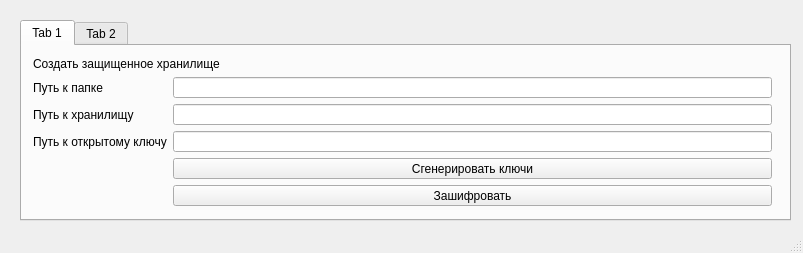
<?xml version="1.0" encoding="UTF-8"?>
<ui version="4.0">
 <class>SecureDiskClass</class>
 <widget class="QMainWindow" name="SecureDiskClass">
  <property name="geometry">
   <rect>
    <x>0</x>
    <y>0</y>
    <width>803</width>
    <height>253</height>
   </rect>
  </property>
  <property name="windowTitle">
   <string>MainWindow</string>
  </property>
  <widget class="QWidget" name="centralWidget">
   <widget class="QTabWidget" name="encryptTabWidget">
    <property name="geometry">
     <rect>
      <x>20</x>
      <y>20</y>
      <width>771</width>
      <height>201</height>
     </rect>
    </property>
    <property name="currentIndex">
     <number>0</number>
    </property>
    <widget class="QWidget" name="tab">
     <attribute name="title">
      <string>Tab 1</string>
     </attribute>
     <widget class="QWidget" name="verticalLayoutWidget">
      <property name="geometry">
       <rect>
        <x>0</x>
        <y>0</y>
        <width>761</width>
        <height>171</height>
       </rect>
      </property>
      <layout class="QVBoxLayout" name="verticalLayout">
       <item>
        <widget class="QLabel" name="label">
         <property name="text">
          <string>Создать защищенное хранилище</string>
         </property>
        </widget>
       </item>
       <item>
        <layout class="QFormLayout" name="formLayout">
         <property name="fieldGrowthPolicy">
          <enum>QFormLayout::AllNonFixedFieldsGrow</enum>
         </property>
         <item row="1" column="0">
          <widget class="QLabel" name="folderPathLable">
           <property name="text">
            <string>Путь к папке</string>
           </property>
          </widget>
         </item>
         <item row="1" column="1">
          <widget class="QLineEdit" name="folderPathLineEdit"/>
         </item>
         <item row="2" column="0">
          <widget class="QLabel" name="storagePathLable">
           <property name="text">
            <string>Путь к хранилищу</string>
           </property>
          </widget>
         </item>
         <item row="2" column="1">
          <widget class="QLineEdit" name="storagePathLineEdit"/>
         </item>
         <item row="3" column="0">
          <widget class="QLabel" name="label_2">
           <property name="text">
            <string>Путь к открытому ключу</string>
           </property>
          </widget>
         </item>
         <item row="3" column="1">
          <widget class="QLineEdit" name="publicKeyPathLineEdit"/>
         </item>
         <item row="4" column="1">
          <widget class="QPushButton" name="generateKeysPushButton">
           <property name="text">
            <string>Сгенерировать ключи</string>
           </property>
          </widget>
         </item>
         <item row="5" column="1">
          <widget class="QPushButton" name="encryptPushButton">
           <property name="text">
            <string>Зашифровать</string>
           </property>
          </widget>
         </item>
        </layout>
       </item>
      </layout>
     </widget>
    </widget>
    <widget class="QWidget" name="tab_2">
     <attribute name="title">
      <string>Tab 2</string>
     </attribute>
     <widget class="QWidget" name="verticalLayoutWidget_2">
      <property name="geometry">
       <rect>
        <x>0</x>
        <y>0</y>
        <width>761</width>
        <height>141</height>
       </rect>
      </property>
      <layout class="QVBoxLayout" name="verticalLayout_2">
       <item>
        <widget class="QLabel" name="label_4">
         <property name="text">
          <string>Смонтировать защищенное хранилище</string>
         </property>
        </widget>
       </item>
       <item>
        <layout class="QFormLayout" name="formLayout_2">
         <property name="fieldGrowthPolicy">
          <enum>QFormLayout::AllNonFixedFieldsGrow</enum>
         </property>
         <item row="1" column="1">
          <widget class="QLineEdit" name="storagePathLineEdit_2"/>
         </item>
         <item row="2" column="1">
          <widget class="QLineEdit" name="folderPathLineEdit_2"/>
         </item>
         <item row="2" column="0">
          <widget class="QLabel" name="label_5">
           <property name="text">
            <string>Путь к папке</string>
           </property>
          </widget>
         </item>
         <item row="1" column="0">
          <widget class="QLabel" name="label_6">
           <property name="text">
            <string>Путь к хранилищу</string>
           </property>
          </widget>
         </item>
         <item row="3" column="0">
          <widget class="QLabel" name="label_3">
           <property name="text">
            <string>Путь к закрытому ключу</string>
           </property>
          </widget>
         </item>
         <item row="3" column="1">
          <widget class="QLineEdit" name="privateKeyPathLineEdit"/>
         </item>
         <item row="4" column="1">
          <widget class="QPushButton" name="decryptPushButton">
           <property name="text">
            <string>Расшифровать</string>
           </property>
          </widget>
         </item>
        </layout>
       </item>
      </layout>
     </widget>
    </widget>
   </widget>
  </widget>
  <widget class="QStatusBar" name="statusBar"/>
 </widget>
 <layoutdefault spacing="6" margin="11"/>
 <resources/>
 <connections/>
</ui>
